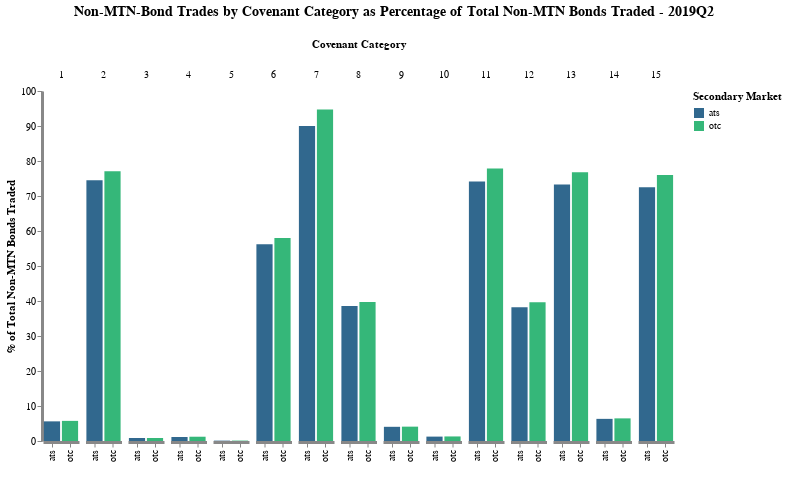

Source (notebook cell):
### Code cell
pl[5]

### Figure 1 — Vega-Lite specification as saved in the notebook (floating-point values rounded to 4 significant figures)
{"config": {"axis": {"domainWidth": 3}, "opacity": {"value": 0.7}, "view": {"stroke": "transparent"}}, "data": {"values": [{"cov_cat": 1, "cvt": "any", "perc_sbm_total": 5.75, "perc_total": 5.75, "period": "2019Q2", "rt": "any", "sbm": "otc", "value": 499, "variable": "cg1_bonds"}, {"cov_cat": 1, "cvt": "any", "perc_sbm_total": 5.945, "perc_total": 5.611, "period": "2019Q2", "rt": "any", "sbm": "ats", "value": 487, "variable": "cg1_bonds"}, {"cov_cat": 2, "cvt": "any", "perc_sbm_total": 77.11, "perc_total": 77.11, "period": "2019Q2", "rt": "any", "sbm": "otc", "value": 6692, "variable": "cg2_bonds"}, {"cov_cat": 2, "cvt": "any", "perc_sbm_total": 78.93, "perc_total": 74.5, "period": "2019Q2", "rt": "any", "sbm": "ats", "value": 6466, "variable": "cg2_bonds"}, {"cov_cat": 3, "cvt": "any", "perc_sbm_total": 0.8527, "perc_total": 0.8526, "period": "2019Q2", "rt": "any", "sbm": "otc", "value": 74, "variable": "cg3_bonds"}, {"cov_cat": 3, "cvt": "any", "perc_sbm_total": 0.9155, "perc_total": 0.8642, "period": "2019Q2", "rt": "any", "sbm": "ats", "value": 75, "variable": "cg3_bonds"}, {"cov_cat": 4, "cvt": "any", "perc_sbm_total": 1.221, "perc_total": 1.221, "period": "2019Q2", "rt": "any", "sbm": "otc", "value": 106, "variable": "cg4_bonds"}, {"cov_cat": 4, "cvt": "any", "perc_sbm_total": 1.208, "perc_total": 1.141, "period": "2019Q2", "rt": "any", "sbm": "ats", "value": 99, "variable": "cg4_bonds"}, {"cov_cat": 5, "cvt": "any", "perc_sbm_total": 0.1152, "perc_total": 0.1152, "period": "2019Q2", "rt": "any", "sbm": "otc", "value": 10, "variable": "cg5_bonds"}, {"cov_cat": 5, "cvt": "any", "perc_sbm_total": 0.1099, "perc_total": 0.1037, "period": "2019Q2", "rt": "any", "sbm": "ats", "value": 9, "variable": "cg5_bonds"}, {"cov_cat": 6, "cvt": "any", "perc_sbm_total": 58.0, "perc_total": 57.99, "period": "2019Q2", "rt": "any", "sbm": "otc", "value": 5033, "variable": "cg6_bonds"}, {"cov_cat": 6, "cvt": "any", "perc_sbm_total": 59.52, "perc_total": 56.18, "period": "2019Q2", "rt": "any", "sbm": "ats", "value": 4876, "variable": "cg6_bonds"}, {"cov_cat": 7, "cvt": "any", "perc_sbm_total": 94.71, "perc_total": 94.7, "period": "2019Q2", "rt": "any", "sbm": "otc", "value": 8219, "variable": "cg7_bonds"}, {"cov_cat": 7, "cvt": "any", "perc_sbm_total": 95.39, "perc_total": 90.03, "period": "2019Q2", "rt": "any", "sbm": "ats", "value": 7814, "variable": "cg7_bonds"}, {"cov_cat": 8, "cvt": "any", "perc_sbm_total": 39.74, "perc_total": 39.74, "period": "2019Q2", "rt": "any", "sbm": "otc", "value": 3449, "variable": "cg8_bonds"}, {"cov_cat": 8, "cvt": "any", "perc_sbm_total": 40.84, "perc_total": 38.55, "period": "2019Q2", "rt": "any", "sbm": "ats", "value": 3346, "variable": "cg8_bonds"}, {"cov_cat": 9, "cvt": "any", "perc_sbm_total": 4.102, "perc_total": 4.102, "period": "2019Q2", "rt": "any", "sbm": "otc", "value": 356, "variable": "cg9_bonds"}, {"cov_cat": 9, "cvt": "any", "perc_sbm_total": 4.297, "perc_total": 4.056, "period": "2019Q2", "rt": "any", "sbm": "ats", "value": 352, "variable": "cg9_bonds"}, {"cov_cat": 10, "cvt": "any", "perc_sbm_total": 1.302, "perc_total": 1.302, "period": "2019Q2", "rt": "any", "sbm": "otc", "value": 113, "variable": "cg10_bonds"}, {"cov_cat": 10, "cvt": "any", "perc_sbm_total": 1.331, "perc_total": 1.256, "period": "2019Q2", "rt": "any", "sbm": "ats", "value": 109, "variable": "cg10_bonds"}, {"cov_cat": 11, "cvt": "any", "perc_sbm_total": 77.84, "perc_total": 77.83, "period": "2019Q2", "rt": "any", "sbm": "otc", "value": 6755, "variable": "cg11_bonds"}, {"cov_cat": 11, "cvt": "any", "perc_sbm_total": 78.54, "perc_total": 74.13, "period": "2019Q2", "rt": "any", "sbm": "ats", "value": 6434, "variable": "cg11_bonds"}, {"cov_cat": 12, "cvt": "any", "perc_sbm_total": 39.66, "perc_total": 39.66, "period": "2019Q2", "rt": "any", "sbm": "otc", "value": 3442, "variable": "cg12_bonds"}, {"cov_cat": 12, "cvt": "any", "perc_sbm_total": 40.48, "perc_total": 38.21, "period": "2019Q2", "rt": "any", "sbm": "ats", "value": 3316, "variable": "cg12_bonds"}, {"cov_cat": 13, "cvt": "any", "perc_sbm_total": 76.81, "perc_total": 76.81, "period": "2019Q2", "rt": "any", "sbm": "otc", "value": 6666, "variable": "cg13_bonds"}, {"cov_cat": 13, "cvt": "any", "perc_sbm_total": 77.66, "perc_total": 73.3, "period": "2019Q2", "rt": "any", "sbm": "ats", "value": 6362, "variable": "cg13_bonds"}, {"cov_cat": 14, "cvt": "any", "perc_sbm_total": 6.465, "perc_total": 6.464, "period": "2019Q2", "rt": "any", "sbm": "otc", "value": 561, "variable": "cg14_bonds"}, {"cov_cat": 14, "cvt": "any", "perc_sbm_total": 6.702, "perc_total": 6.326, "period": "2019Q2", "rt": "any", "sbm": "ats", "value": 549, "variable": "cg14_bonds"}, {"cov_cat": 15, "cvt": "any", "perc_sbm_total": 75.97, "perc_total": 75.96, "period": "2019Q2", "rt": "any", "sbm": "otc", "value": 6593, "variable": "cg15_bonds"}, {"cov_cat": 15, "cvt": "any", "perc_sbm_total": 76.78, "perc_total": 72.47, "period": "2019Q2", "rt": "any", "sbm": "ats", "value": 6290, "variable": "cg15_bonds"}]}, "encoding": {"color": {"field": "sbm", "legend": {"title": "Secondary Market"}, "scale": {"scheme": "viridis"}, "type": "nominal"}, "column": {"field": "cov_cat", "sort": "ascending", "title": "Covenant Category", "type": "ordinal"}, "x": {"axis": {"title": " "}, "field": "sbm", "type": "nominal"}, "y": {"axis": {"grid": false, "stack": null, "title": "% of Total Non-MTN Bonds Traded"}, "field": "perc_total", "type": "quantitative"}}, "height": 350, "mark": "bar", "spacing": 4.5, "title": {"align": "center", "anchor": "middle", "fontSize": 14, "offset": 20, "text": ["Non-MTN-Bond Trades by Covenant Category as Percentage of Total Non-MTN Bonds Traded - 2019Q2"]}, "width": {"step": 18}}
